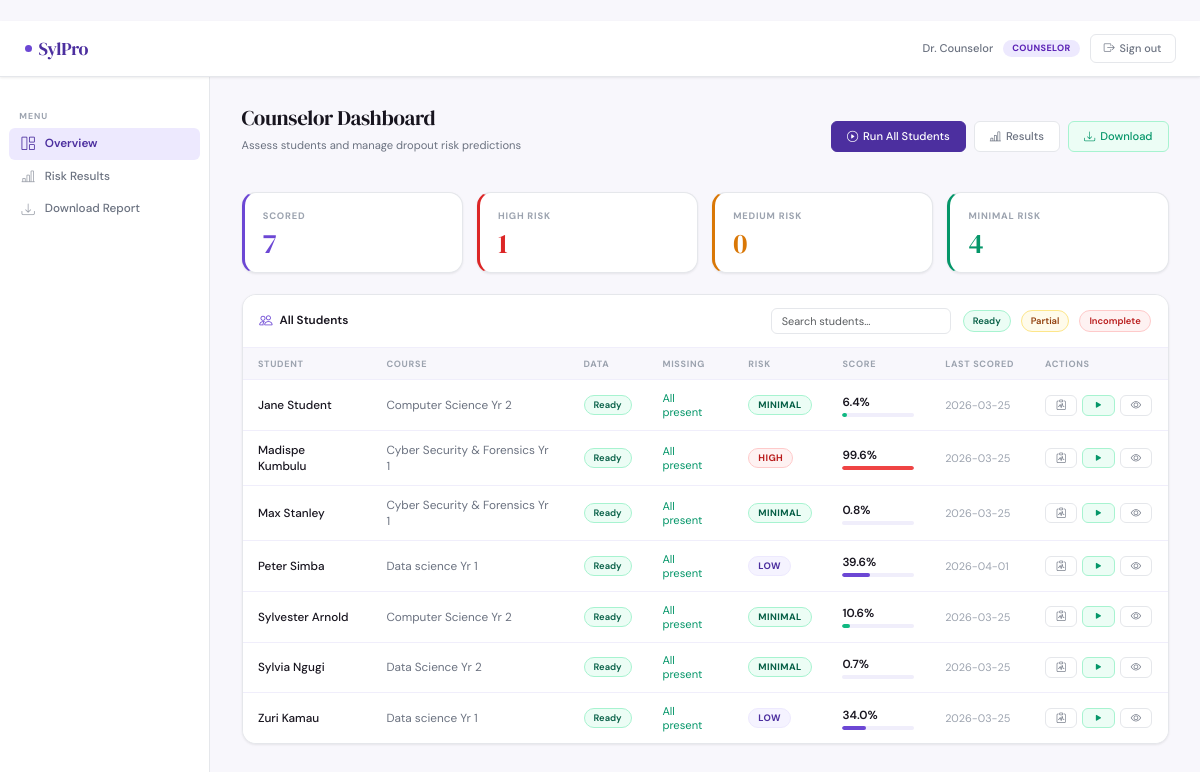
The page /counselor (signed in) on the database its author committed.
### tables this page shows
CREATE TABLE users (
            id            INTEGER PRIMARY KEY AUTOINCREMENT,
            name          TEXT    NOT NULL,
            email         TEXT    NOT NULL UNIQUE,
            password_hash TEXT    NOT NULL,
            role          TEXT    NOT NULL CHECK(role IN ('admin','counselor','lecturer','student')),
            created_at    TEXT    DEFAULT (datetime('now')),
            is_active     INTEGER DEFAULT 1
        );

CREATE TABLE students (
            id         INTEGER PRIMARY KEY AUTOINCREMENT,
            user_id    INTEGER REFERENCES users(id),
            student_no TEXT    NOT NULL UNIQUE,
            name       TEXT    NOT NULL,
            age        INTEGER,
            gender     INTEGER,   -- 0=Female, 1=Male
            course     TEXT,
            year       INTEGER,
            created_at TEXT DEFAULT (datetime('now'))
        );

CREATE TABLE risk_scores (
            id             INTEGER PRIMARY KEY AUTOINCREMENT,
            student_id     INTEGER NOT NULL REFERENCES students(id),
            risk_score     REAL    NOT NULL,
            risk_level     TEXT    NOT NULL,
            conditions_met INTEGER NOT NULL,
            cond_gpa       INTEGER DEFAULT 0,
            cond_attendance INTEGER DEFAULT 0,
            cond_mh        INTEGER DEFAULT 0,
            gpa            REAL,
            attendance_rate REAL,
            mh_score       INTEGER,
            run_by         INTEGER REFERENCES users(id),
            date_run       TEXT DEFAULT (datetime('now'))
        );

### app.py (the view)
@app.route('/counselor')
@login_required(role='counselor')
def counselor_dashboard():
    students = db.get_all_students()
    summary  = db.get_risk_summary()
    scores   = db.get_latest_risk_per_student()
    scores_by_sid = {s['student_id']: s for s in scores}
    student_status = []
    for s in students:
        status = _get_data_status(s['id'])
        student_status.append({
            'student': s,
            'status' : status,
            'risk'   : scores_by_sid.get(s['id']),
        })
    return render_template('counselor/dashboard.html',
        user=get_current_user(),
        student_status=student_status,
        summary=summary, scores=scores)

### app.py (called while the page is built)
def login_required(role=None):
    from functools import wraps
    def decorator(f):
        @wraps(f)
        def wrapper(*args, **kwargs):
            if 'user_id' not in session:
                flash('Please log in to continue.', 'warning')
                return redirect(url_for('login'))
            if role and session.get('role') != role:
                flash('You do not have permission to access that page.', 'danger')
                return redirect(url_for('dashboard'))
            return f(*args, **kwargs)
        return wrapper
    return decorator

def get_current_user():
    if 'user_id' in session:
        return db.get_user_by_id(session['user_id'])
    return None

def _get_data_status(student_id):
    grade      = db.get_student_latest_grade(student_id)
    assessment = db.get_student_latest_assessment(student_id)
    att        = db.get_student_attendance_summary(student_id)
    has_grade = grade is not None
    has_mh    = assessment is not None
    has_att   = att['total_sessions'] > 0
    missing = []
    if not has_grade: missing.append('grades')
    if not has_mh:    missing.append('MH assessment')
    return {
        'status'    : 'ready' if (has_grade and has_mh) else ('partial' if (has_grade or has_mh) else 'incomplete'),
        'has_grade' : has_grade,
        'has_mh'    : has_mh,
        'has_att'   : has_att,
        'missing'   : missing,
        'last_scored': db.get_student_latest_risk(student_id),
    }

### database.py (called while the page is built)
def get_db():
    conn = sqlite3.connect(DB_PATH)
    conn.row_factory = sqlite3.Row
    conn.execute("PRAGMA foreign_keys = ON")
    return conn

def get_user_by_id(user_id):
    conn = get_db()
    u = conn.execute("SELECT * FROM users WHERE id=?", (user_id,)).fetchone()
    conn.close()
    return u

def get_all_students():
    conn = get_db()
    rows = conn.execute("""
        SELECT s.*, u.email,
            (SELECT risk_level FROM risk_scores r
             WHERE r.student_id = s.id
             ORDER BY r.date_run DESC LIMIT 1) as latest_risk
        FROM students s
        LEFT JOIN users u ON s.user_id = u.id
        ORDER BY s.name
    """).fetchall()
    conn.close()
    return rows

def get_student_latest_grade(student_id):
    conn = get_db()
    row = conn.execute(
        "SELECT * FROM grades WHERE student_id=?", (student_id,)
    ).fetchone()
    conn.close()
    return row

### templates/counselor/dashboard.html (shortened to what this page needs)
{% extends "base.html" %}
{% block content %}
<div class="ph">
    <div class="ph-row">
        <div>
            <h1 class="ph-title">Counselor Dashboard</h1>
            <p class="ph-sub">Assess students and manage dropout risk predictions</p>
        </div>
        <div style="display:flex;gap:8px">
            <form method="POST" action="/counselor/batch-run" style="margin:0"
                  onsubmit="return confirm('Run the risk model for all students with complete data?\n\nThis will overwrite existing scores with fresh predictions.')">
                <button type="submit" class="btn btn-primary"><i class="bi bi-play-circle"></i>Run All Students</button>
            </form>
            <a href="/counselor/results"  class="btn btn-outline"><i class="bi bi-bar-chart-line"></i>Results</a>
            <a href="/counselor/download" class="btn btn-green"><i class="bi bi-download"></i>Download</a>
        </div>
    </div>
</div>
{% if summary and summary.total_scored %}
<div class="row g-3 mb-4">
    <div class="col-6 col-md-3"><div class="scard scard-accent-border"><div class="scard-label">Scored</div><div class="scard-val scard-accent">{{ summary.total_scored or 0 }}</div></div></div>
    <div class="col-6 col-md-3"><div class="scard scard-red-border"><div class="scard-label">High Risk</div><div class="scard-val scard-red">{{ summary.high_count or 0 }}</div></div></div>
    <div class="col-6 col-md-3"><div class="scard scard-amber-border"><div class="scard-label">Medium Risk</div><div class="scard-val scard-amber">{{ summary.medium_count or 0 }}</div></div></div>
    <div class="col-6 col-md-3"><div class="scard scard-green-border"><div class="scard-label">Minimal Risk</div><div class="scard-val scard-green">{{ summary.minimal_count or 0 }}</div></div></div>
</div>
{% endif %}
<div class="card">
    <div class="card-hd">
        <i class="bi bi-people"></i>All Students
        <div style="margin-left:auto;display:flex;align-items:center;gap:12px">
            <input type="text" id="studentSearch" class="form-control"
                   placeholder="Search students…" oninput="filterStudents()"
                   style="font-size:.78rem;padding:4px 10px;width:180px">
            <div style="display:flex;gap:10px;font-size:.73rem;color:var(--faint)">
                <span><span class="sbadge sb-ready">Ready</span></span>
                <span><span class="sbadge sb-partial">Partial</span></span>
                <span><span class="sbadge sb-incomplete">Incomplete</span></span>
            </div>
        </div>
    </div>
    <div class="card-bd-0">
        <table class="table" id="studentsTable">
            <thead>
                <tr><th>Student</th><th>Course</th><th>Data</th><th>Missing</th><th>Risk</th><th>Score</th><th>Last Scored</th><th>Actions</th></tr>
            </thead>
            <tbody>
            {% for item in student_status %}
            {% set s = item.student %}
            {% set st = item.status %}
            {% set risk = item.risk %}
            {% set last_risk = st.last_scored %}
            <tr class="student-row">
                <td style="font-weight:500">{{ s.name }}</td>
                <td style="color:var(--muted)">{{ s.course or '—' }}{% if s.year %} Yr {{ s.year }}{% endif %}</td>
                <td>
                    {% if st.status == 'ready' %}<span class="sbadge sb-ready">Ready</span>
                    {% elif st.status == 'partial' %}<span class="sbadge sb-partial">Partial</span>
                    {% else %}<span class="sbadge sb-incomplete">Incomplete</span>{% endif %}
                </td>
                <td style="color:var(--faint);font-size:.8rem">
                    {% if st.missing %}{{ st.missing | join(', ') }}
                    {% else %}<span style="color:var(--green)">All present</span>{% endif %}
                </td>
                <td>
                    {% if risk %}<span class="rbadge rb-{{ risk.risk_level }}">{{ risk.risk_level }}</span>
                    {% else %}<span style="color:var(--faint)">—</span>{% endif %}
                </td>
                <td>
                    {% if risk %}
                    <div style="font-weight:600;font-size:.84rem">{{ (risk.risk_score * 100)|round(1) }}%</div>
                    <div class="rbar"><div class="rbar-fill rf-{{ risk.risk_level }}" style="width:{{ (risk.risk_score*100)|int }}%"></div></div>
                    {% else %}<span style="color:var(--faint)">—</span>{% endif %}
                </td>
                <td style="font-size:.78rem;color:var(--faint)">
                    {% if last_risk %}
                        {{ last_risk.date_run[:10] }}
                    {% else %}
                        Never
                    {% endif %}
                </td>
                <td>
                    <div style="display:flex;gap:5px">
                        <a href="/counselor/assess/{{ s.id }}" class="btn btn-sm btn-outline" title="MH Assessment"><i class="bi bi-clipboard-pulse"></i></a>
                        {% if st.status == 'ready' %}
                        <a href="/counselor/predict/run/{{ s.id }}" class="btn btn-sm btn-green" title="Run Model"><i class="bi bi-play-fill"></i></a>
                        {% endif %}
                        {% if risk %}
                        <a href="/counselor/predict/view/{{ s.id }}" class="btn btn-sm btn-outline" title="View Result"><i class="bi bi-eye"></i></a>
                        {% endif %}
                    </div>
                </td>
            </tr>
            {% else %}
            <tr><td colspan="8"><div class="empty"><i class="bi bi-people"></i><p>No students registered yet.</p></div></td></tr>
            {% endfor %}
            </tbody>
        </table>
    </div>
</div>
{% endblock %}

### templates/base.html (shortened to what this page needs)
﻿<!DOCTYPE html>
<html lang="en">
<head>
    <link href="https://cdn.jsdelivr.net/npm/bootstrap@5.3.0/dist/css/bootstrap.min.css" rel="stylesheet">
    <link href="https://cdn.jsdelivr.net/npm/bootstrap-icons@1.11.0/font/bootstrap-icons.css" rel="stylesheet">
</head>
<body>
<nav class="topnav">
    <a href="{{ url_for('dashboard') }}" class="brand">
        <span class="brand-dot"></span>SylPro
    </a>
    {% if session.user_id %}
    <div class="nav-right">
        <span class="nav-name">{{ session.name }}</span>
        <span class="chip chip-{{ session.role }}">{{ session.role }}</span>
        <a href="{{ url_for('logout') }}" class="btn-signout">
            <i class="bi bi-box-arrow-right"></i>Sign out
        </a>
    </div>
    {% endif %}
</nav>
<div class="app-body">
    {% if session.user_id %}
    <aside class="sidebar d-none d-md-flex flex-column">
        <span class="sidebar-label">Menu</span>
        {% if session.role == 'admin' %}
            <a href="{{ url_for('admin_dashboard') }}" class="slink {% if request.endpoint=='admin_dashboard' %}active{% endif %}"><i class="bi bi-grid-1x2"></i>Overview</a>
            <a href="{{ url_for('admin_users') }}"     class="slink {% if request.endpoint in ['admin_users','admin_add_user'] %}active{% endif %}"><i class="bi bi-people"></i>Users</a>
            <a href="{{ url_for('admin_students') }}"  class="slink {% if request.endpoint=='admin_students' %}active{% endif %}"><i class="bi bi-person-badge"></i>Students</a>
            <a href="{{ url_for('admin_upload') }}"    class="slink {% if request.endpoint=='admin_upload' %}active{% endif %}"><i class="bi bi-cloud-upload"></i>Upload Data</a>
        {% elif session.role == 'counselor' %}
            <a href="{{ url_for('counselor_dashboard') }}" class="slink {% if request.endpoint=='counselor_dashboard' %}active{% endif %}"><i class="bi bi-grid-1x2"></i>Overview</a>
            <a href="{{ url_for('counselor_results') }}"   class="slink {% if request.endpoint=='counselor_results' %}active{% endif %}"><i class="bi bi-bar-chart-line"></i>Risk Results</a>
            <a href="{{ url_for('counselor_download') }}"  class="slink"><i class="bi bi-download"></i>Download Report</a>
        {% endif %}
    </aside>
    {% endif %}
    <main class="main">
        {% block content %}{% endblock %}
    </main>
</div>

### rows shown on the page
users: name "Dr. Counselor", role "COUNSELOR"
students: name "Jane Student", course "Computer Science", year "2"
risk_scores: risk_level "MINIMAL", (risk.risk_score*100)|round(1) "6.4", date_run "2026-03-25"
students: name "Madispe Kumbulu", course "Cyber Security & Forensics", year "1"
risk_scores: risk_level "HIGH", (risk.risk_score*100)|round(1) "99.6", date_run "2026-03-25"
students: name "Max Stanley", course "Cyber Security & Forensics", year "1"
risk_scores: risk_level "MINIMAL", (risk.risk_score*100)|round(1) "0.8", date_run "2026-03-25"
students: name "Peter Simba", course "Data science", year "1"
risk_scores: risk_level "LOW", (risk.risk_score*100)|round(1) "39.6", date_run "2026-04-01"
students: name "Sylvester Arnold", course "Computer Science", year "2"
risk_scores: risk_level "MINIMAL", (risk.risk_score*100)|round(1) "10.6", date_run "2026-03-25"
students: name "Sylvia Ngugi", course "Data Science", year "2"
risk_scores: risk_level "MINIMAL", (risk.risk_score*100)|round(1) "0.7", date_run "2026-03-25"
students: name "Zuri Kamau", course "Data science", year "1"
risk_scores: risk_level "LOW", (risk.risk_score*100)|round(1) "34.0", date_run "2026-03-25"

### other values the page prints
{{ summary.total_scored or 0 }} "7"
{{ summary.high_count or 0 }} "1"
{{ summary.medium_count or 0 }} "0"
{{ summary.minimal_count or 0 }} "4"
